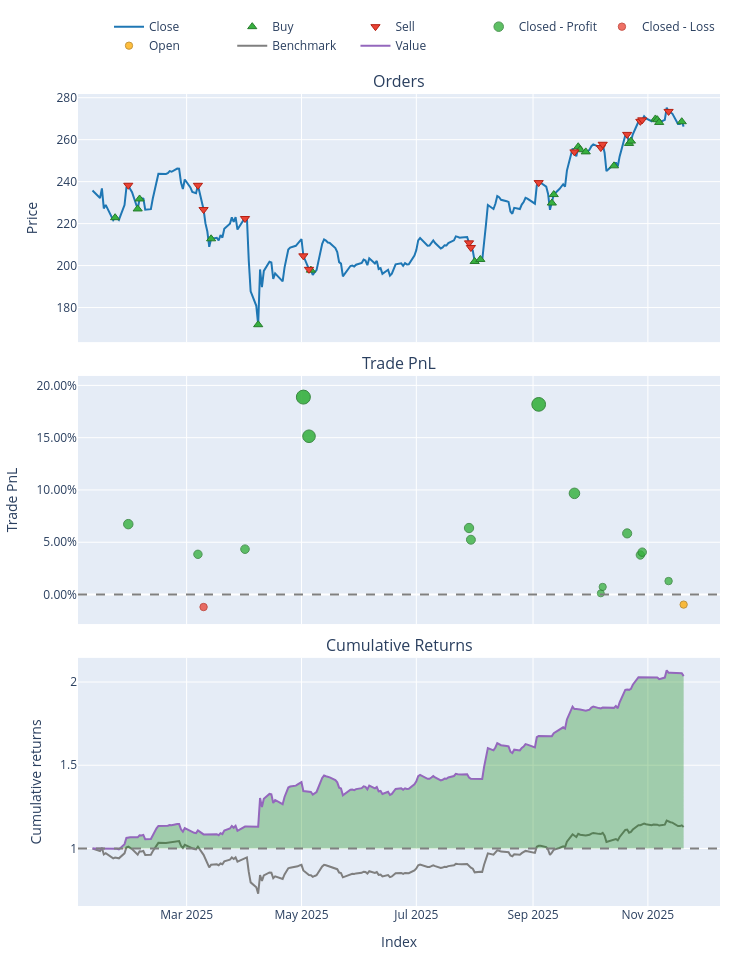

This figure's notebook cell:
### Markdown cell above
### Run

### Code cell
# Single stock quick demo run (reduced timesteps for fast output preview)
import copy

quick_config = copy.deepcopy(config)
quick_config['reinforcement_learning']['ppo']['total_timesteps'] = 200000

stock_symbol = "AAPL"
portfolio, metrics, actions = run_ppo_trading_pipeline(
    stock_symbol=stock_symbol,
    config=quick_config,
    show_plot=True,
    seed=DEFAULT_SEED,
    n_eval_episodes=10,
    save_path="models/quick_demo"
 )

### Figure 1 — Plotly figure (JSON) as saved in the notebook; plotly's stock layout.template omitted (floating-point values rounded to 4 significant figures; data arrays with more than 128 entries replaced by an {"elided": "..."} marker saying what was removed)
{"data": [{"legendgroup": "0", "line": {"color": "#1f77b4"}, "name": "Close", "showlegend": true, "type": "scatter", "uid": "0cc303e5-c91f-47ff-afe6-4d51aa888a8c", "x": {"elided": "218 str values"}, "xaxis": "x", "y": {"elided": "218 float values"}, "yaxis": "y"}, {"customdata": [[0.0, 448.3, 99.9], [2.0, 270.8, 61.46], [3.0, 194.8, 45.16], [6.0, 509.1, 108.3], [8.0, 657.7, 113.0], [11.0, 676.9, 133.9], [14.0, 437.9, 88.43], [15.0, 262.4, 53.25], [17.0, 453.7, 104.3], [18.0, 270.0, 63.15], [20.0, 121.8, 31.24], [21.0, 582.1, 148.6], [22.0, 14.94, 3.797], [25.0, 745.2, 184.5], [27.0, 595.2, 153.7], [28.0, 160.3, 41.57], [31.0, 84.73, 22.87], [32.0, 612.4, 165.0], [33.0, 55.12, 14.78], [35.0, 764.4, 205.3]], "hovertemplate": "Order Id: %{customdata[0]}<br>Timestamp: %{x}<br>Price: %{y}<br>Size: %{customdata[1]:.6f}<br>Fees: %{customdata[2]:.6f}", "legendgroup": "1", "marker": {"color": "#37B13F", "line": {"color": "rgb(38,123,44)", "width": 1}, "size": 8, "symbol": "triangle-up"}, "mode": "markers", "name": "Buy", "type": "scatter", "uid": "f0113c1c-8255-43cf-9326-bf9b3fd99844", "x": ["2025-01-22T00:00:00-05:00", "2025-02-03T00:00:00-05:00", "2025-02-04T00:00:00-05:00", "2025-03-14T00:00:00-04:00", "2025-04-08T00:00:00-04:00", "2025-05-06T00:00:00-04:00", "2025-08-01T00:00:00-04:00", "2025-08-04T00:00:00-04:00", "2025-09-11T00:00:00-04:00", "2025-09-12T00:00:00-04:00", "2025-09-25T00:00:00-04:00", "2025-09-26T00:00:00-04:00", "2025-09-29T00:00:00-04:00", "2025-10-14T00:00:00-04:00", "2025-10-22T00:00:00-04:00", "2025-10-23T00:00:00-04:00", "2025-11-05T00:00:00-05:00", "2025-11-06T00:00:00-05:00", "2025-11-07T00:00:00-05:00", "2025-11-19T00:00:00-05:00"], "xaxis": "x", "y": [222.8, 227.0, 231.8, 212.8, 171.8, 197.8, 202.0, 202.9, 229.8, 233.8, 256.6, 255.2, 254.2, 247.5, 258.2, 259.3, 269.9, 269.5, 268.2, 268.6], "yaxis": "y"}, {"customdata": [[1.0, 448.3, 106.8], [4.0, 257.8, 61.43], [5.0, 207.8, 47.11], [7.0, 509.1, 113.2], [9.0, 592.4, 121.2], [10.0, 65.33, 12.95], [12.0, 341.4, 71.97], [13.0, 335.5, 70.0], [16.0, 700.3, 167.8], [19.0, 723.8, 184.0], [23.0, 301.5, 77.26], [24.0, 417.3, 107.6], [26.0, 745.2, 195.6], [29.0, 662.9, 178.2], [30.0, 92.55, 24.94], [34.0, 752.2, 205.7]], "hovertemplate": "Order Id: %{customdata[0]}<br>Timestamp: %{x}<br>Price: %{y}<br>Size: %{customdata[1]:.6f}<br>Fees: %{customdata[2]:.6f}", "legendgroup": "2", "marker": {"color": "#EA4335", "line": {"color": "rgb(181,31,18)", "width": 1}, "size": 8, "symbol": "triangle-down"}, "mode": "markers", "name": "Sell", "type": "scatter", "uid": "7c855237-f6f0-4bbb-8271-3063d803e8f7", "x": ["2025-01-29T00:00:00-05:00", "2025-03-07T00:00:00-05:00", "2025-03-10T00:00:00-04:00", "2025-04-01T00:00:00-04:00", "2025-05-02T00:00:00-04:00", "2025-05-05T00:00:00-04:00", "2025-07-29T00:00:00-04:00", "2025-07-30T00:00:00-04:00", "2025-09-04T00:00:00-04:00", "2025-09-23T00:00:00-04:00", "2025-10-07T00:00:00-04:00", "2025-10-08T00:00:00-04:00", "2025-10-21T00:00:00-04:00", "2025-10-28T00:00:00-04:00", "2025-10-29T00:00:00-04:00", "2025-11-12T00:00:00-05:00"], "xaxis": "x", "y": [238.3, 238.3, 226.7, 222.4, 204.7, 198.2, 210.8, 208.6, 239.5, 254.2, 256.2, 257.8, 262.5, 268.7, 269.4, 273.5], "yaxis": "y"}, {"customdata": [[0.0, 0.0, 6725.0, 0.06731], [1.0, 1.0, 2271.0, 0.03847], [3.0, 2.0, 4700.0, 0.04339], [4.0, 3.0, 19220.0, 0.1888], [5.0, 3.0, 1699.0, 0.1514], [6.0, 4.0, 4296.0, 0.06361], [7.0, 4.0, 3480.0, 0.05242], [8.0, 5.0, 25760.0, 0.1818], [9.0, 6.0, 16200.0, 0.09677], [10.0, 7.0, 87.49, 0.001136], [11.0, 7.0, 779.0, 0.007309], [12.0, 8.0, 10790.0, 0.05848], [13.0, 9.0, 6479.0, 0.03782], [14.0, 9.0, 969.2, 0.04052], [15.0, 10.0, 2612.0, 0.01288]], "hovertemplate": "Exit Trade Id: %{customdata[0]}<br>Position Id: %{customdata[1]}<br>Exit Timestamp: %{x}<br>PnL: %{customdata[2]:.6f}<br>Return: %{customdata[3]:.2%}", "legendgroup": "3", "marker": {"color": "#37B13F", "line": {"color": "rgb(38,123,44)", "width": 1}, "opacity": [0.8029, 0.7798, 0.7838, 0.9, 0.8701, 0.7999, 0.791, 0.8944, 0.8264, 0.75, 0.7549, 0.7958, 0.7793, 0.7815, 0.7594], "size": [9.469, 8.393, 8.576, 14.0, 12.6, 9.33, 8.913, 13.74, 10.57, 7.0, 7.23, 9.139, 8.368, 8.469, 7.438], "symbol": "circle"}, "mode": "markers", "name": "Closed - Profit", "type": "scatter", "uid": "3fcb85ca-1f36-42f0-8e0b-1e0eace44d35", "x": ["2025-01-29T00:00:00-05:00", "2025-03-07T00:00:00-05:00", "2025-04-01T00:00:00-04:00", "2025-05-02T00:00:00-04:00", "2025-05-05T00:00:00-04:00", "2025-07-29T00:00:00-04:00", "2025-07-30T00:00:00-04:00", "2025-09-04T00:00:00-04:00", "2025-09-23T00:00:00-04:00", "2025-10-07T00:00:00-04:00", "2025-10-08T00:00:00-04:00", "2025-10-21T00:00:00-04:00", "2025-10-28T00:00:00-04:00", "2025-10-29T00:00:00-04:00", "2025-11-12T00:00:00-05:00"], "xaxis": "x2", "y": [0.06731, 0.03847, 0.04339, 0.1888, 0.1514, 0.06361, 0.05242, 0.1818, 0.09677, 0.001136, 0.007309, 0.05848, 0.03782, 0.04052, 0.01288], "yaxis": "y2"}, {"customdata": [[2.0, 1.0, -567.2, -0.01192]], "hovertemplate": "Exit Trade Id: %{customdata[0]}<br>Position Id: %{customdata[1]}<br>Exit Timestamp: %{x}<br>PnL: %{customdata[2]:.6f}<br>Return: %{customdata[3]:.2%}", "legendgroup": "4", "marker": {"color": "#EA4335", "line": {"color": "rgb(181,31,18)", "width": 1}, "opacity": [0.7586], "size": [7.402], "symbol": "circle"}, "mode": "markers", "name": "Closed - Loss", "type": "scatter", "uid": "60022caa-a9b2-4920-8b15-1f82fb2d98db", "x": ["2025-03-10T00:00:00-04:00"], "xaxis": "x2", "y": [-0.01192], "yaxis": "y2"}, {"customdata": [[16.0, 11.0, -1971.0, -0.009601]], "hovertemplate": "Exit Trade Id: %{customdata[0]}<br>Position Id: %{customdata[1]}<br>Exit Timestamp: %{x}<br>PnL: %{customdata[2]:.6f}<br>Return: %{customdata[3]:.2%}", "legendgroup": "5", "marker": {"color": "#FFAA00", "line": {"color": "rgb(178,118,0)", "width": 1}, "opacity": [0.7568], "size": [7.316], "symbol": "circle"}, "mode": "markers", "name": "Open", "type": "scatter", "uid": "fd14153c-a1df-4863-97db-b8a4b4d2e473", "x": ["2025-11-20T00:00:00-05:00"], "xaxis": "x2", "y": [-0.009601], "yaxis": "y2"}, {"legendgroup": "6", "line": {"color": "#7f7f7f"}, "name": "Benchmark", "showlegend": true, "type": "scatter", "uid": "91cf9be3-2576-415e-ae6a-0c4d658956b1", "x": {"elided": "218 str values"}, "xaxis": "x3", "y": {"elided": "218 float values"}, "yaxis": "y3"}, {"hoverinfo": "skip", "legendgroup": "7", "line": {"color": "rgba(0, 0, 0, 0)", "width": 0}, "opacity": 0, "showlegend": false, "type": "scatter", "uid": "e445077e-f72a-4aca-9375-ae2470f4b4fb", "x": {"elided": "218 str values"}, "xaxis": "x3", "y": {"elided": "218 int values"}, "yaxis": "y3"}, {"connectgaps": false, "fill": "tonexty", "fillcolor": "rgba(0, 128, 0, 0.3)", "hoverinfo": "skip", "legendgroup": "7", "line": {"color": "rgba(0, 0, 0, 0)", "width": 0}, "opacity": 0, "showlegend": false, "type": "scatter", "uid": "2c6cfc11-d0a1-49b8-a0fd-de09622b686b", "x": {"elided": "218 str values"}, "xaxis": "x3", "y": {"elided": "218 float values"}, "yaxis": "y3"}, {"hoverinfo": "skip", "legendgroup": "7", "line": {"color": "rgba(0, 0, 0, 0)", "width": 0}, "opacity": 0, "showlegend": false, "type": "scatter", "uid": "e2aa6d0a-75f5-4c69-bb4b-979c980a601e", "x": {"elided": "218 str values"}, "xaxis": "x3", "y": {"elided": "218 int values"}, "yaxis": "y3"}, {"connectgaps": false, "fill": "tonexty", "fillcolor": "rgba(255, 0, 0, 0.3)", "hoverinfo": "skip", "legendgroup": "7", "line": {"color": "rgba(0, 0, 0, 0)", "width": 0}, "opacity": 0, "showlegend": false, "type": "scatter", "uid": "7a3beb96-5b59-46dd-bd1b-e3f67e4dc7cc", "x": {"elided": "218 str values"}, "xaxis": "x3", "y": {"elided": "218 float values"}, "yaxis": "y3"}, {"legendgroup": "8", "line": {"color": "#9467bd"}, "name": "Value", "showlegend": true, "type": "scatter", "uid": "2e6bc4cb-1b4c-436c-8f07-d042f8c5ec01", "x": {"elided": "218 str values"}, "xaxis": "x3", "y": {"elided": "218 float values"}, "yaxis": "y3"}, {"hoverinfo": "skip", "legendgroup": "7", "line": {"color": "rgba(0, 0, 0, 0)", "width": 0}, "opacity": 0, "showlegend": false, "type": "scatter", "uid": "97dd745e-d887-4bbb-b74d-f9c1a3bd11e9", "x": {"elided": "218 str values"}, "xaxis": "x3", "y": {"elided": "218 int values"}, "yaxis": "y3"}], "layout": {"annotations": [{"font": {"size": 16}, "showarrow": false, "text": "Orders", "x": 0.5, "xanchor": "center", "xref": "paper", "y": 1, "yanchor": "bottom", "yref": "paper"}, {"font": {"size": 16}, "showarrow": false, "text": "Trade PnL", "x": 0.5, "xanchor": "center", "xref": "paper", "y": 0.6528, "yanchor": "bottom", "yref": "paper"}, {"font": {"size": 16}, "showarrow": false, "text": "Cumulative Returns", "x": 0.5, "xanchor": "center", "xref": "paper", "y": 0.3056, "yanchor": "bottom", "yref": "paper"}], "height": 960, "legend": {"orientation": "h", "traceorder": "normal", "x": 1, "xanchor": "right", "y": 1.042, "yanchor": "bottom"}, "margin": {"b": 30, "l": 30, "r": 30, "t": 30}, "shapes": [{"line": {"color": "gray", "dash": "dash"}, "type": "line", "x0": 0, "x1": 1, "xref": "paper", "y0": 0, "y1": 0, "yref": "y2"}, {"line": {"color": "gray", "dash": "dash"}, "type": "line", "x0": 0, "x1": 1, "xref": "paper", "y0": 1, "y1": 1, "yref": "y3"}], "showlegend": true, "width": 750, "xaxis": {"anchor": "y", "domain": [0, 1], "matches": "x3", "showticklabels": false}, "xaxis2": {"anchor": "y2", "domain": [0, 1], "matches": "x3", "showticklabels": false}, "xaxis3": {"anchor": "y3", "domain": [0, 1], "title": {"text": "Index"}}, "yaxis": {"anchor": "x", "domain": [0.6944, 1], "title": {"text": "Price"}}, "yaxis2": {"anchor": "x2", "domain": [0.3472, 0.6528], "tickformat": ".2%", "title": {"text": "Trade PnL"}}, "yaxis3": {"anchor": "x3", "domain": [0, 0.3056], "title": {"text": "Cumulative returns"}}}}
